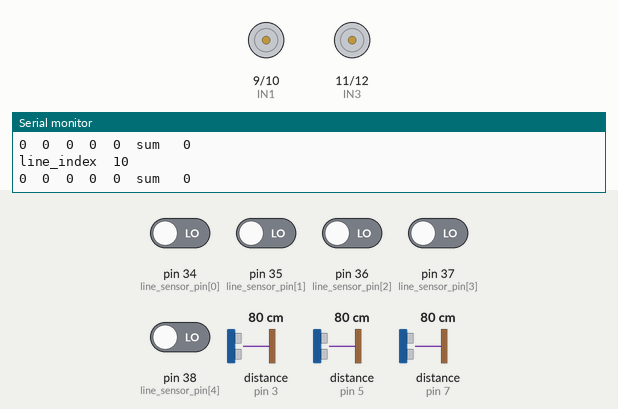
Simulated run of this sketch. Board: Arduino Mega 2560, built with avr-gcc and run on an emulated ATmega2560. On the bench: motor-driver pin pairs drawn as motors (green arrow = first pin HIGH = forward, orange = second pin HIGH = backward, longer = more drive, scaled by the enable pin), the last lines printed to the serial monitor. Inputs (shaded band) come from the test bench; at power-on: pin 34 (line_sensor_pin[0]), pin 35 (line_sensor_pin[1]), pin 36 (line_sensor_pin[2]), pin 37 (line_sensor_pin[3]), pin 38 (line_sensor_pin[4]) LOW, distance to the obstacle (sensors on pin 3, pin 5, pin 7) 80 cm. The echo pulse lasts 58.3 µs per cm.

Above: at 1.2 s.
1.3 s: distance to the obstacle (sensor on pin 3) set to 21 cm
2.8 s: distance to the obstacle (sensor on pin 3) set to 17 cm
At 4.8 s:
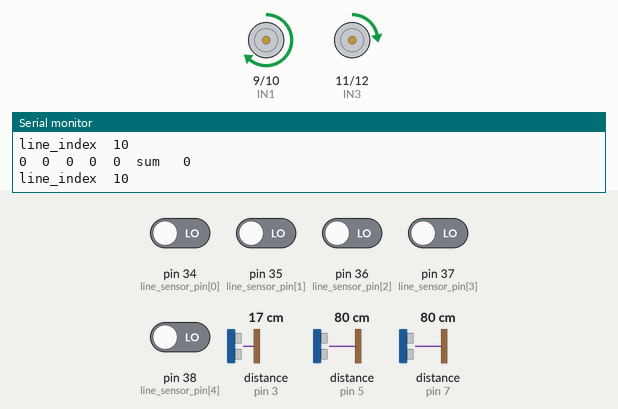
5.8 s: distance to the obstacle (sensor on pin 3) set to 35 cm
At 6.47 s:
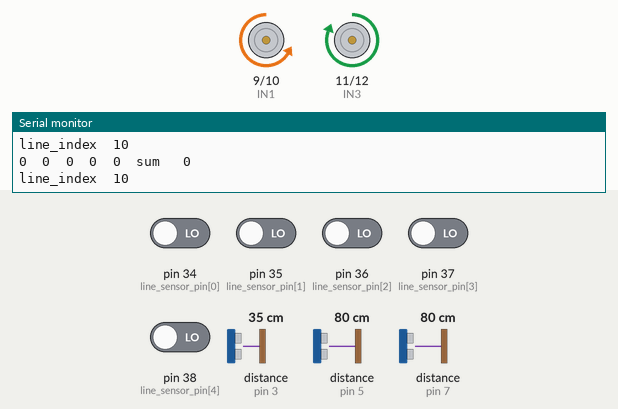
8.1 s: pin 34 (line_sensor_pin[0]) driven HIGH
At 8.9 s:
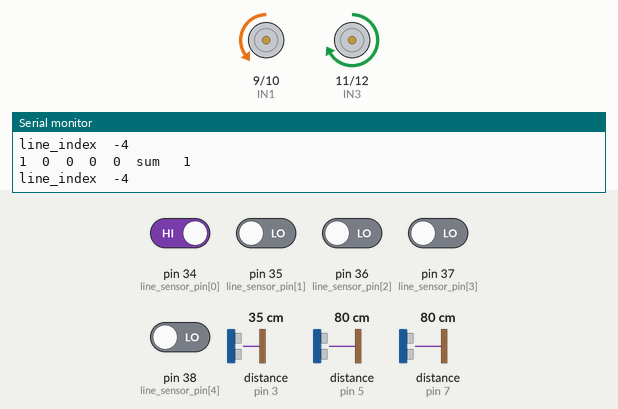
9.6 s: pin 35 (line_sensor_pin[1]) driven HIGH
At 10.1 s:
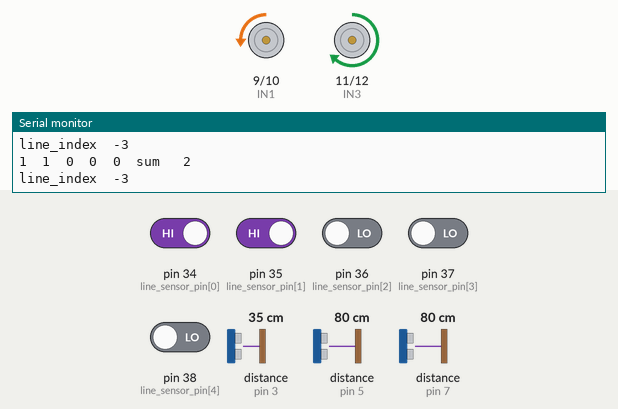
11.1 s: pin 34 (line_sensor_pin[0]) driven LOW
At 11.6 s:
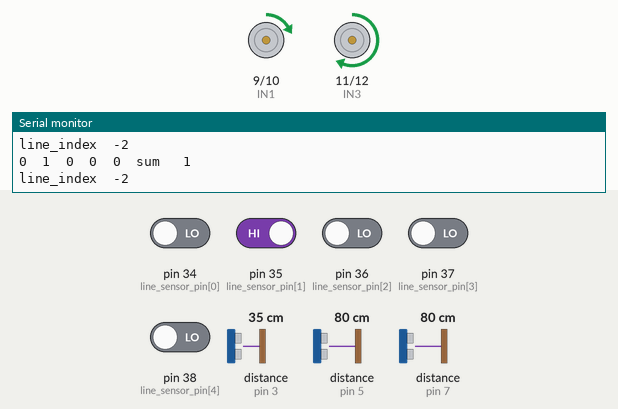
Timing chart, 0 to 13.6 s (numbered marks = the images above; inputs shaded):
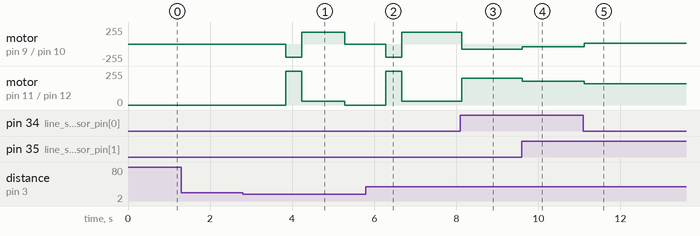

The sketch:

Maze_runner.ino
```cpp
/////////////////// Mission //////////////////
#define NO_MISSION 4
bool mission_flag[NO_MISSION]= {-1 ,-1 ,-1 ,-1};
int flag_runner = -1; // 0번 라인 following / 1번 Maze / 2번 장애물 회피
// 초음파 센서 + 라인센서 판단
// 0번 라인 following : 초음파 센서 장애물 없어야 함
// 1번 Maze : 초음파가 mode(오른쪽, 왼쪽, 중앙)
// 2번 장애물 회피 : 앞쪽 센서만 인식

/////////////////// Line Sensor //////////////////
int line_sensor_pin[5] = {34 , 35, 36, 37, 38};  //Line Sensor pin 배열을 선언
int line_sensor[5]     = { 0 , 0 , 0 , 0 ,  0};  //Line Sensor 값 배열을 선언

int read_line_sensor(void)
{
  int i, line_index;
  int sum = 0;
  for (i = 0; i < 5; i++)
  {
    line_sensor[i] = digitalRead(line_sensor_pin[i]); //흰색이면 1 검정색이면 0
    sum += line_sensor[i];
    Serial.print(line_sensor[i]);   Serial.print("  ");
  }
  Serial.print("sum   ");      Serial.println(sum);
  // line_sensor[0]   line_sensor[1]    line_sensor[2]    line_sensor[3]    line_sensor[4]
  ///      -4       -3      -2        -1      0        1        2         3       4

  if(sum == 1)
  {
    if(line_sensor[0]==1)  line_index = -4;
    if(line_sensor[1]==1)  line_index = -2;
    if(line_sensor[2]==1)  line_index =  0;
    if(line_sensor[3]==1)  line_index =  2;
    if(line_sensor[4]==1)  line_index =  4;
  }
  else if(sum == 2)
  {
   if((line_sensor[0]==1) && (line_sensor[1]==1)) line_index = -3;
   if((line_sensor[1]==1) && (line_sensor[2]==1)) line_index = -1;
   if((line_sensor[2]==1) && (line_sensor[3]==1)) line_index =  1;
   if((line_sensor[3]==1) && (line_sensor[4]==1)) line_index =  3;
  }
  else if(sum == 5)
  {
    line_index = -10;
  }
  else
  {
    line_index = 10;
  }
  Serial.print("line_index  "); Serial.println(line_index);

  return line_index;

}

void line_following(int line_index)
{
  switch(line_index)
  {
    case 4:
      // 왼쪽으로 큰 각도로 회전
          motor_R_control(200);
          motor_L_control(-80);
          break;
    case 3:
      // 왼쪽으로 약간 각도로 회전
          motor_R_control(180);
          motor_L_control(-40);
          break;

    case 2:
      // 왼쪽으로 약간 각도로 회전
          motor_R_control(160);
          motor_L_control(10);
          break;

    case 1:
      // 왼쪽으로 작은 각도로 회전
          motor_R_control(140);
          motor_L_control(20);
          break;

    case 0:
      // 직진
          motor_R_control(80);
          motor_L_control(80);
          break;

    case -1:
      // 오른쪽으로 작은 각도로 회전
          motor_R_control(20);
          motor_L_control(140);
          break;

    case -2:
      // 오른쪽으로 약간 각도로 회전
          motor_R_control(10);
          motor_L_control(160);
          break;

    case -3:
      // 오른쪽으로 약간 각도로 회전
          motor_R_control(-40);
          motor_L_control(180);
          break;

    case -4:
      // 오른쪽으로 큰 각도로 회전
          motor_R_control(-80);
          motor_L_control(200);
          break;

    case -10:
      // 선을 발견하지 못한 경우, 정지
          motor_R_control(0);
          motor_L_control(0);
          break;
  }
}

void line_run(void)
{
  int flag = 1;
  int line_index;
  int front_sonar;

  while(flag)
  {
    read_line_sensor();
    read_sonar_sensor();
    line_following(line_index);
    if(front_sonar < 200){
      //breaking
      motor_L_control(-50);
      motor_R_control(-50);
      delay(100);
      //stop
      motor_L_control(0);
      motor_R_control(0);

      flag = 0;
    }

  }
}

void obstacle_avoidance(void)
{
  int flag = 1;
  int line_index;
  int target_heading_angle;

  read_imu_sensor();
  target_heading_angle = 295;
  imu_rotation();
  delay(100);
  motor_L_control(80);
  motor_R_control(80);
  delay(500);

  while(flag){
    line_index = read_line_sensor();
    if(line_index != 10){
      //stop
      motor_L_control(0);
      motor_R_control(0);
      delay(100);

      read_imu_sensor();
      target_heading_angle = 60;
      imu_rotation();
      delay(100);

      flag = 0;

      break;
    }
    else
    {
       //make clockwise circle
      motor_L_control(20);
      motor_R_control(90);
    }

  }
}
/////////////////////// PID //////////////////////
double Kp=0.25, Ki=0.0, Kd=0;

///////////////////// Driving //////////////////////
float t_angle[4] = {0, 90, 180, 270};

///////////////////// IMU //////////////////////
#include <Wire.h>
#include <LSM303.h>

#define THRESHOLD_ANGLE1 15
#define THRESHOLD_ANGLE2 7

LSM303 compass;

float heading_angle      = 0.0;
float init_heading_angle = 0.0;   // 초기 방향
float target_heading_angle = 0.0;
float heading_angle_error = 0.0;  // error 값

//////////////////////////sonar//////////////////////////
#include <NewPing.h>

#define SONAR_NUM 3      // Number of sensors.
#define MAX_DISTANCE 150 // Maximum distance (in cm) to ping.
#define WALL_GAP_DISTANCE      400 //mm 단위
#define WALL_GAP_DISTANCE_HALF 200 //mm 단위
#define MOTOR_PWM_OFFSET 10

#define Front 0
#define Left  1
#define Right 2

#define TRIG1 2
#define ECHO1 3

#define TRIG2 4
#define ECHO2 5

#define TRIG3 6
#define ECHO3 7
NewPing sonar[SONAR_NUM] = {   // Sensor object array.
  NewPing(TRIG1, ECHO1, MAX_DISTANCE), // Each sensor's trigger pin, echo pin, and max distance to ping.
  NewPing(TRIG2, ECHO2, MAX_DISTANCE),
  NewPing(TRIG3, ECHO3, MAX_DISTANCE)

};

float front_sonar1  = 0.0;
float left_sonar1   = 0.0;
float right_sonar1  = 0.0;

float front_sonar2  = 0.0;
float left_sonar2   = 0.0;
float right_sonar2  = 0.0;

float front_sonar3  = 0.0;
float left_sonar3   = 0.0;
float right_sonar3  = 0.0;

float front_sonar  = 0.0;
float left_sonar   = 0.0;
float right_sonar  = 0.0;

/////////////////// L298 ////////////////////
#define ENA 8
#define IN1 9
#define IN2 10
#define IN3 11
#define IN4 12
#define ENB 13

/////////////// Maze Status /////////////////////
int maze_status = 0;

void setup()
{
  int i;

  pinMode (ENA, OUTPUT);
  pinMode (IN1, OUTPUT);
  pinMode (IN2, OUTPUT);

  pinMode (IN3, OUTPUT);
  pinMode (IN4, OUTPUT);
  pinMode (ENB, OUTPUT);

  for(i=0;i<5;i++)
  {
  pinMode (line_sensor_pin[i], INPUT);
  }
  Serial.begin(115200); // 통신속도를 115200으로 정의함

  Wire.begin();  // IMU initiallize
  compass.init();
  compass.enableDefault();

  compass.m_min = (LSM303::vector<int16_t>) {-32767, -32767, -32767};
  compass.m_max = (LSM303::vector<int16_t>) {+32767, +32767, +32767};

}

  void motor_R_control(int motor_speed_R) // 모터 A의 속도(speed)제어
  {
    if (motor_speed_R >= 0)
    {
      digitalWrite(IN1, HIGH);         //모터의 방향 제어
      digitalWrite(IN2, LOW);
      if(motor_speed_R>=255) motor_speed_R = 255;
      analogWrite(ENA, motor_speed_R); //모터의 속도 제어
    }
    else
    {
      digitalWrite(IN1, LOW);
      digitalWrite(IN2, HIGH);
      if(motor_speed_R<=-255) motor_speed_R = -255;
      analogWrite(ENA, -motor_speed_R);
    }
  }


  void motor_L_control(int motor_speed_L) // 모터 A의 속도(speed)제어
  {
    if (motor_speed_L >= 0)
    {
      digitalWrite(IN3, HIGH);         //모터의 방향 제어
      digitalWrite(IN4, LOW);
      if(motor_speed_L>=255) motor_speed_L = 255;
      analogWrite(ENB, motor_speed_L); //모터의 속도 제어
    }
    else
    {
      digitalWrite(IN3, LOW);
      digitalWrite(IN4, HIGH);
      if(motor_speed_L<=-255) motor_speed_L = -255;
      analogWrite(ENB, -motor_speed_L);
    }
  }

void imu_rotation(void)
{
   bool flag = 1; // bool type은 0,1
   while(flag)
   {
      read_imu_sensor();

      if (heading_angle_error > THRESHOLD_ANGLE1) { // 반시계 방향으로 회전
      motor_L_control(-80);
      motor_R_control(80);
    }
    else if ((heading_angle_error >= THRESHOLD_ANGLE2) && (heading_angle_error <= THRESHOLD_ANGLE1)) { // 정지
      motor_L_control(-80);
      motor_R_control(80);
    }
    else if ((heading_angle_error > -THRESHOLD_ANGLE2) && (heading_angle_error < THRESHOLD_ANGLE2)) { // 정지
      motor_L_control(0);
      motor_R_control(0);
      flag = 0;
    }
    else if ((heading_angle_error >= -THRESHOLD_ANGLE1) && (heading_angle_error <= -THRESHOLD_ANGLE2)) { // 정지
      motor_L_control(80);
      motor_R_control(-80);
    }
    else  // heading_angle_error < -THRESHOLD_ANGLE1 // 시계방향으로 회전
    {
      motor_L_control(80);
      motor_R_control(-80);
    }

  }
}

  void read_sonar_sensor(void)
  {
    float front_sonar1 = sonar[Front].ping_cm() * 10;
    float left_sonar1  = sonar[Left].ping_cm() * 10;
    float right_sonar1 = sonar[Right].ping_cm() * 10;

    float front_sonar2 = sonar[Front].ping_cm() * 10;
    float left_sonar2  = sonar[Left].ping_cm() * 10;
    float right_sonar2 = sonar[Right].ping_cm() * 10;

    float front_sonar3 = sonar[Front].ping_cm() * 10;
    float left_sonar3  = sonar[Left].ping_cm() * 10;
    float right_sonar3 = sonar[Right].ping_cm() * 10;

    front_sonar = (front_sonar1 + front_sonar2 + front_sonar3) / 3;
    left_sonar  = (left_sonar1 + left_sonar2 + left_sonar3) / 3;
    right_sonar = (right_sonar1 + right_sonar2 + right_sonar3) / 3;

    if (front_sonar == 0.0) front_sonar = MAX_DISTANCE * 10; // 0.0 출력이 최댓값이므로
    if (left_sonar  == 0.0) left_sonar = MAX_DISTANCE * 10;
    if (right_sonar == 0.0) right_sonar = MAX_DISTANCE * 10;

  /*
    Serial.print("L:"); Serial.print(left_sonar); Serial.print(" ");
    Serial.print("F:"); Serial.print(front_sonar); Serial.print(" ");
    Serial.print("R:"); Serial.println(right_sonar);
  */
  }

  void read_imu_sensor(void)
  {
     compass.read();
     float heading1 = compass.heading();
     compass.read();
     float heading2 = compass.heading();
     heading_angle = (heading1 + heading2) / 2;
     heading_angle = 360 - heading_angle; // 회전 좌표계를 반시계 방향으로 할 것
     heading_angle_error = target_heading_angle - heading_angle;

     if(heading_angle_error > 180)
     {
         heading_angle_error = heading_angle_error - 360;
     }
     else if(heading_angle_error < -180)
     {
         heading_angle_error = heading_angle_error + 360;
     }
     else
     {

     }

    Serial.print("Heading Angle Error : ");
    Serial.print(heading_angle_error); //heading_angle error 표시
    Serial.print(" = ");
    Serial.print(target_heading_angle);
    Serial.print(" - ");
    Serial.println(heading_angle); //heading_angle 표시
  }
  void run_heading_angle(void)
  {
     bool flag = 1;
     double Output;

     while(flag)
     {
       read_sonar_sensor();
       read_imu_sensor();
       Output = Kp * heading_angle_error;

       motor_L_control(90 + Output);
       motor_R_control(90 - Output);

       if(front_sonar < 170)
       {
         flag = 0;
         motor_L_control(0);
         motor_R_control(0);
       }
     }

  }


  void loop()
  {
    read_sonar_sensor();
    if(front_sonar > 200)
    {
      read_line_sensor();
      line_following(read_line_sensor());
    }
    else if(front_sonar < 200)
    {
      // 안

      motor_L_control(0);  motor_R_control(0);
      delay(1000);
      motor_L_control(1500);  motor_R_control(-200);
      delay(400);
      motor_L_control(30);  motor_R_control(180);
      delay(1000);

      /*
      motor_L_control(0);  motor_R_control(0);
      delay(1000);
      motor_L_control(1500);  motor_R_control(-200);
      delay(700);
      motor_L_control(-90);  motor_R_control(90);
      delay(500);
      motor_L_control(-200);  motor_R_control(1500);
      delay(450);
      motor_L_control(1500);  motor_R_control(-200);
      delay(700);
      motor_L_control(30);  motor_R_control(180);
      delay(1000);
      */

      // 밖

      /*
      motor_L_control(0);  motor_R_control(0);
      delay(1000);
      motor_L_control(-180);  motor_R_control(1500);
      delay(450);
      motor_L_control(190);  motor_R_control(20);
      delay(1500);
      */
    }
  }
/*
void loop()
{
  int line_index = -10;

  line_index = read_line_sensor();

  mission_flag[0] = 0;

  if(mission_flag[0] == 0){ // line tracing
    read_sonar_sensor();
    if(front_sonar < 200)
    {
      mission_flag[0] = 1;
      mission_flag[1] = 0;
    }
    else if((line_index == 0) && (right_sonar <= 100) && (left_sonar <= 100))
    {
      mission_flag[2] = 0;
    }
    else{
      line_following(line_index);
    }
  }
  if(mission_flag[1]==0)
  {
    obstacle_avoidance();
    mission_flag[1]=1;
  }
}
*/


/*
    if(mission_flag[2]==0) // imu 주행
    {
      imu_run();
      mission_flag[2]=1;
      mission_flag[3]=0;
    }

    if(mission_flag[3]==0) // 마지막 line 주행
    {
      if((front_sonar < 200) && (sum ==5)
      {
        //stop

      }
    }
  }*/


    /*target_heading_angle = 51;
    imu_rotation();
    run_heading_angle();

    target_heading_angle = 27;
    imu_rotation();
    run_heading_angle();

    target_heading_angle = 155;
    imu_rotation();
    run_heading_angle();

    target_heading_angle = -275;
    imu_rotation();
    run_heading_angle();

    target_heading_angle = 74;
    imu_rotation();
    run_heading_angle();

    target_heading_angle = 2;
    imu_rotation();
    run_heading_angle();

    target_heading_angle = -292;
    imu_rotation();
    run_heading_angle();

    target_heading_angle = -344;
    imu_rotation();
    run_heading_angle();

    target_heading_angle = 16;
    imu_rotation();
    run_heading_angle();

    target_heading_angle = -358;
    imu_rotation();
    run_heading_angle();*/
```

Measured:
- the behaviour switches between 20 and 19 cm on distance to the obstacle (sensor on pin 3) (found by bisection; images 0 and 1)
- after the input at 2.8 s, motor on pin 9 (IN1) / pin 10 (IN2): stopped → backward 200/255 after 1.0 s, → forward 180/255 0.40 s later, → stopped 1.0 s later; motor on pin 11 (IN3) / pin 12 (IN4): stopped → forward 255/255 after 1.0 s, → forward 30/255 0.40 s later, → stopped 1.0 s later
- after the input at 5.8 s, motor on pin 9 (IN1) / pin 10 (IN2): goes on until 6.7 s, then stays forward 180/255; motor on pin 11 (IN3) / pin 12 (IN4): goes on until 6.7 s, then stays forward 30/255
- after the input at 8.1 s, motor on pin 9 (IN1) / pin 10 (IN2): forward 180/255 → backward 80/255 at once; motor on pin 11 (IN3) / pin 12 (IN4): forward 30/255 → forward 200/255 at once
- after the input at 9.6 s, motor on pin 9 (IN1) / pin 10 (IN2): backward 80/255 → backward 40/255 at once; motor on pin 11 (IN3) / pin 12 (IN4): forward 200/255 → forward 180/255 at once
- after the input at 11.1 s, motor on pin 9 (IN1) / pin 10 (IN2): backward 40/255 → forward 10/255 at once; motor on pin 11 (IN3) / pin 12 (IN4): forward 180/255 → forward 160/255 at once
